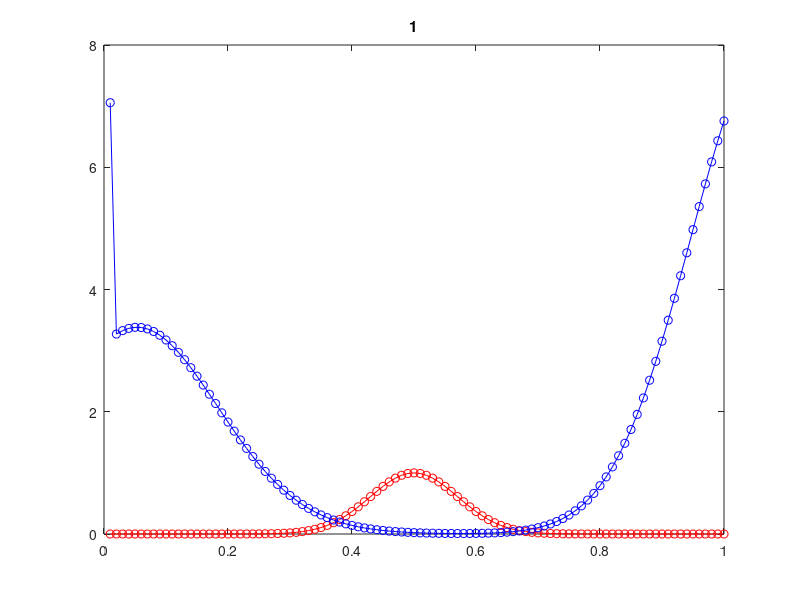

MATLAB code for this plot:
clear;

% Parameters for the system
c=1;
tau=0.0025;
h=0.01;
steps=ceil(1/(c*tau));     % pulse loops through system once

% Extent of the system
x=h:h:1;       % no mesh point at x=0 due to periodic boundary conditions
m=length(x);

% Diagonal matrix to implement the spatial first-derivative
D=diag(ones(m-1,1),+1);
D=D-diag(ones(m,1));

% Additional elements for periodic boundary conditions
D(m,1)=1;
D(1,m)=-1;

% Construct the spatial-averaging matrix
av=0.5*abs(D);

% Construct the matrix for the spatial second-derivative
D2=abs(D)-2*eye(m);

% FTCS update matrix
%mat=eye(m) + c*tau/(2*h)*D;

% Lax update matrix
 mat=av + c*tau/(2*h)*D;

% Lax-Wendroff update matrix
 %mat=eye(m) + c*tau/(2*h)*D + 0.5*(c*tau/h)^2*D2;

% Initial conditions (Gaussian pulse at x=0.5)
wave=exp(-100*(x-0.5).^2)';
wave0=wave; 

% Main loop
for n=1:steps
    wave=mat*wave;    % Update current values

    plot(x,wave0,'ro-',x,wave,'bo-')
    title(n*tau)        
end
max(wave)
